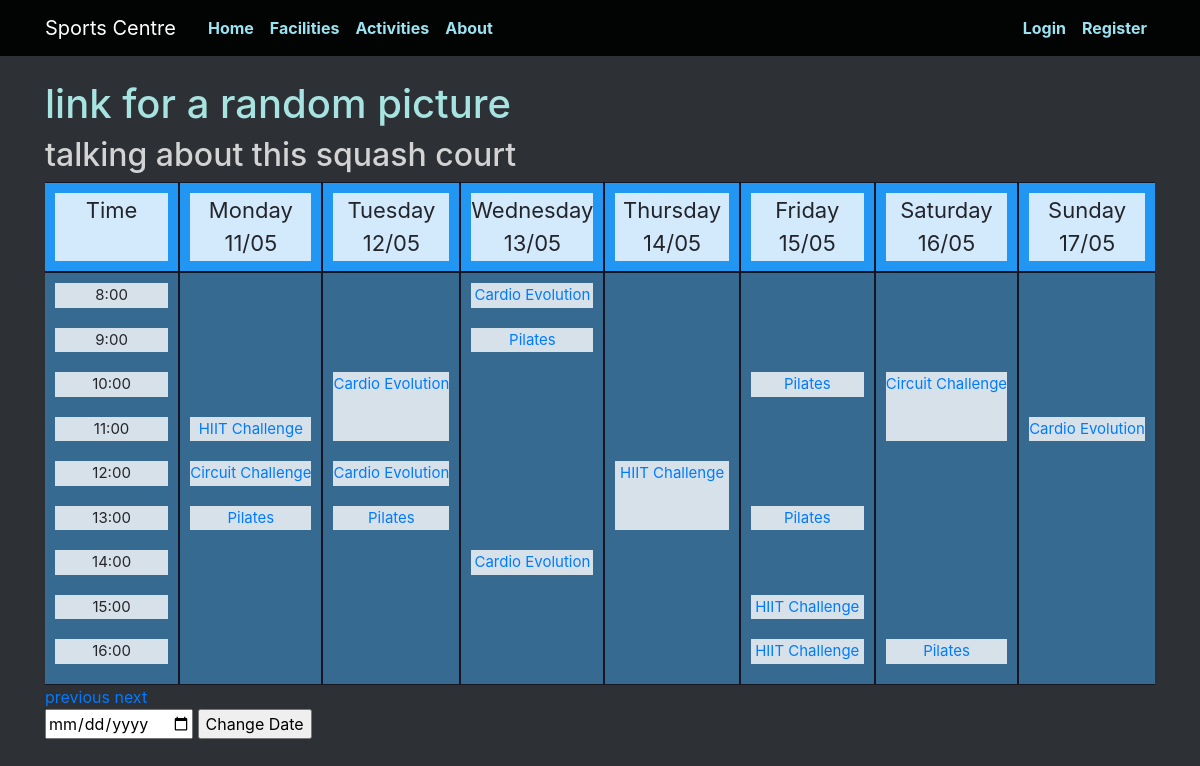
The app's page /facilities/fitness_room/2020/19 with its own data.
### app/models.py (models this page shows)
class Booking(db.Model):
  id = db.Column(db.Integer, primary_key=True)
  facility = db.Column(db.Integer, db.ForeignKey('user.id'), nullable=False)
  user = db.Column(db.Integer, db.ForeignKey('facility.id') , nullable=False)
  datetime = db.Column(db.DateTime, nullable=False)
  week = db.Column(db.Integer)
  year = db.Column(db.Integer)
  duration = db.Column(db.Integer, nullable=False)
  activity = db.Column(db.Integer, nullable=False)
  paid = db.Column(db.Integer, default=0)

class Activity(db.Model):
  id = db.Column(db.Integer, primary_key=True)
  facility = db.Column(db.Integer, db.ForeignKey('facility.id'), nullable=False)
  name = db.Column(db.String)
  url = db.Column(db.String(100))

### app/views.py (the view)
@app.route('/facilities/<facility_url>/<int:year>/<int:week>', methods = ['GET', 'POST'])
def show_facility(facility_url, year, week):
  facility = models.Facility.query.filter_by(url=facility_url).first_or_404()
  tform = ChangeTimetable()
  if tform.validate_on_submit():
    date_choice = tform.date.data
    week = int(get_week_number(date_choice))
    year = int(get_year_number(date_choice))
    return redirect(url_for('show_facility', facility_url=facility.url, year=year, week=week))
  bookings = []
  for i in range(8):
    b = models.Booking.query.filter_by(facility=facility.id).filter_by(week=week).filter_by(year=year)
    filtered_b = []
    for query in b:
      if query.datetime.weekday() == i-1:
        filtered_b.append(query)
    bookings.append(filtered_b)
  address = 'facilities/' + facility.url + '.html'
  title = facility.name
  activity = models.Activity.query.order_by(models.Activity.id.asc())
  dates = get_dates_for_week(year, week)
  return render_template(address, title=title, bookings=bookings, url='/facilities/'+facility_url, year=year, week=week, activity=activity, dates=dates, tform=tform)

### app/forms.py
class ChangeTimetable(FlaskForm):
  date = DateField('Date')
  submit = SubmitField('Change Date')

### app/views.py (called while the page is built)
def get_dates_for_week(year, week):
  date = datetime.strptime(str(year), "%Y")
  date += timedelta(weeks=week)
  dates = []
  while date.weekday() != 0:
    date += timedelta(days=-1)
  for i in range(7):
    dates.append(datetime.strftime(date + timedelta(days=i), '%d/%m'))
  return dates

### app/templates/facilities/fitness_room.html
{% extends "facilities_index.html" %}
{% block picture %}
link for a random picture
{% endblock %}
{% block info %}
talking about this squash court
{% endblock %}

### app/templates/timetable.html (shortened to what this page needs)
{% extends "index.html" %}
{% block content %}
  {% block top %}
  {% endblock %}
  <div class="scroll">
  <div class="grid-container">
  <div class="grid-sub-header">
    <div style=>Time</div>
  </div>
  {% for day in ["Monday", "Tuesday", "Wednesday", "Thursday", "Friday", "Saturday", "Sunday"] %}
  <div class="grid-sub-header">
    <div style="grid-row-start: header;">{{ day }}<br>{{ dates[loop.index0] }}</div>
  </div>
  {% endfor %}
  <div class="grid-sub">
    {% for time in ["8:00", "9:00", "10:00", "11:00", "12:00", "13:00", "14:00", "15:00", "16:00"] %}
      <div style="grid-row-start: time-{{ loop.index0 + 8 }}; grid-column: 1/2;">{{ time }}</div>
    {% endfor %}
  </div>
  {% for day in ["Monday", "Tuesday", "Wednesday", "Thursday", "Friday", "Saturday", "Sunday"] %}
  <div class="grid-sub">
    {% for booking in bookings[loop.index0+1] %}
      <div style="grid-row: time-{{ booking.datetime.strftime('%-H') }} / time-{{ booking.datetime.strftime('%-H')|int + booking.duration }};">
        {% if booking.activity == 0 %}
          Booked
        {% else %}
          <a href="/activities/{{ activity[booking.activity-1].url }}/booking/{{ booking.id }}/{{ year }}/{{ week }}">
            {{ activity[booking.activity-1].name }}
          </a>
        {% endif %}
      </div>
    {% endfor %}
  </div>
  {% endfor %}
  </div>
  </div>
  <a href="{{ url }}/{{ year }}/{{ week - 1 }}">previous</a>
  <a href="{{ url }}/{{ year }}/{{ week + 1 }}">next</a>
  <form method='POST' action="" novalidate>
    {{ tform.date }}
    {{ tform.submit() }}
  </form>
{% endblock %}

### app/static/style.css (style rules this page uses)
body { background: rgb(45, 48, 53); color: rgb(36, 37, 43); margin-top: 5rem; }
.grid-container { display: grid; grid-template-columns: [time] 1fr [day-0] 1fr [day-1] 1fr [day-2] 1fr [day-3] 1fr [day-4] 1fr [day-5] 1fr [day-6] 1fr; grid-gap: 2px; padding: 10px; background-color: rgba(17, 14, 32, 0.8); text-align: center; padding: 1px 0; font-size: 20px; grid-template-columns: repeat(8, 1fr); }
.grid-sub-header { display: grid; background-color: #2196F3; padding: 10px; grid-auto-columns: 1fr; }
.grid-sub-header > div { background-color: rgba(255, 255, 255, 0.8); text-align: center; padding: 1px 0; font-size: 22px; }
.grid-sub { display: grid; grid-template-rows: [time-8] 1fr [time-9] 1fr [time-10] 1fr [time-11] 1fr [time-12] 1fr [time-13] 1fr [time-14] 1fr [time-15] 1fr [time-16] 1fr [time-17] 0fr; grid-gap: 20px; background-color: rgb(55, 106, 145); padding-top: 10px; padding-left: 10px; padding-right: 10px; grid-auto-columns: 1fr; }
.grid-sub > div { background-color: rgba(255, 255, 255, 0.8); text-align: center; padding: 1px 0; font-size: 15px; }
div.scroll { overflow: auto; white-space: nowrap; }

### records on screen
Booking: activity.name "HIIT Challenge"
Booking: activity.name "Circuit Challenge"
Booking: activity.name "Pilates"
Booking: activity.name "Cardio Evolution"
Booking: activity.name "Cardio Evolution"
Booking: activity.name "Pilates"
Booking: activity.name "Pilates"
Booking: activity.name "Cardio Evolution"
Booking: activity.name "Cardio Evolution"
Booking: activity.name "HIIT Challenge"
Booking: activity.name "Pilates"
Booking: activity.name "Pilates"
Booking: activity.name "HIIT Challenge"
Booking: activity.name "HIIT Challenge"
Booking: activity.name "Circuit Challenge"
Booking: activity.name "Pilates"
Booking: activity.name "Cardio Evolution"

### other values on screen
{{ day }} "Monday" "Tuesday" "Wednesday" "Thursday" "Friday" "Saturday" "Sunday"
{{ dates[loop.index0] }} "11/05" "12/05" "13/05" "14/05" "15/05" "16/05" "17/05"
{{ time }} "8:00" "9:00" "10:00" "11:00" "12:00" "13:00" "14:00" "15:00" "16:00"
